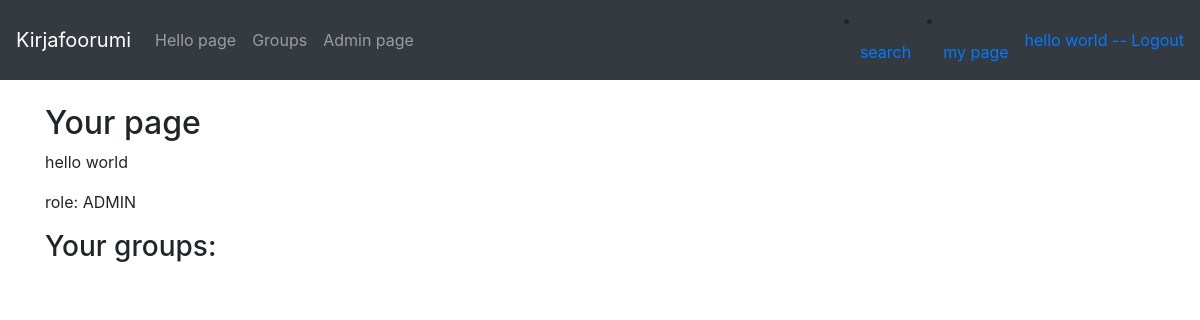
The app's page /mypage (signed in), older data.
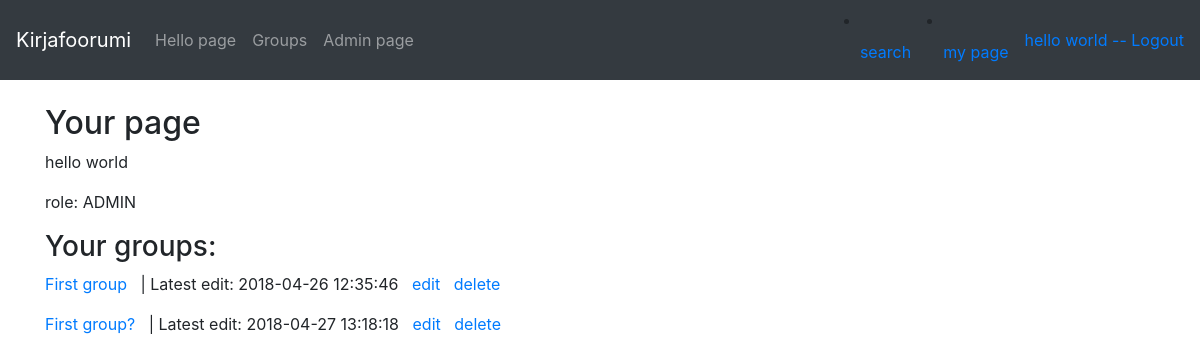
The same page, newer data.
### application/auth/models.py (models this page shows, shortened)
class User(Base):
    __tablename__ = "account"
    name = db.Column(db.String(144), unique=True, nullable=False)
    username = db.Column(db.String(144), unique=True, nullable=False)
    password = db.Column(db.String(144), nullable=False)
    messages = db.relationship("Message", backref='account', lazy=True)
    groups = db.relationship("Groups", backref='account', lazy=True)
    role_id = db.Column(db.Integer, db.ForeignKey('role.id'), nullable = False)
    def get_role(self):
        return Role.query.get(self.role_id)

class Role(Base):
    role = db.Column(db.String(80), unique = True, nullable = False)
    users = db.relationship("User", backref='Role', lazy=True)

### application/messages/models.py (models this page shows, shortened)
class Groups(Base):
    heading = db.Column(db.String(20), nullable=False)
    account_id = db.Column(db.Integer, db.ForeignKey('account.id'), nullable = False)
    book_id = db.Column(db.Integer, db.ForeignKey('book.id'))
    messages = db.relationship("Message", backref='Groups', lazy=True)

### application/management/views.py (the view)
@app.route("/mypage")
@login_required()
def my_page():
    role = current_user.get_role().role
    return render_template("management/myPage.html", role = role)

### application/__init__.py (called while the page is built, shortened)
def login_required(role="ANY"):
    def wrapper(fn):
        @wraps(fn)
        def decorated_view(*args, **kwargs):
            if not current_user.is_authenticated:
                return login_manager.unauthorized()
            unauthorized = False
            if unauthorized:
                return login_manager.unauthorized()
            return fn(*args, **kwargs)
        return decorated_view
    return wrapper

@login_manager.user_loader
def load_user(user_id):
    return User.query.get(user_id)

### application/templates/management/myPage.html
{% extends "layout.html" %}
{% block body %}
<h2>Your page</h2>
<p>{{ current_user.name }}</p>
<p>role: {{ role }}</p>
<h3>Your groups: </h3>
<tr>
    <td>
        {% for group in current_user.groups %}
        <p>
            <a href="{{ url_for('group_messages', group_id= group.id) }}"> {{ group.heading }} </a>
            &nbsp; | Latest edit: {{ group.date_modified }} &nbsp;
            {% if current_user.id == group.account_id %}
            <a href="{{ url_for('modify_group_form', group_id=group.id) }}">edit</a> &nbsp;
            {% endif %}
            {% if current_user.is_authenticated %}
            {% if current_user.id == group.account_id or current_user.get_role().role == "ADMIN" %}
            <a href="{{ url_for('delete_group', group_id=group.id) }}">delete</a>
            {% endif %}
            {% endif %}
        </p>
        {% endfor %}
    </td>
</tr>
{% endblock %}

### application/templates/layout.html (shortened to what this page needs)
<!DOCTYPE html>
<html>
  <head>
    <link rel="stylesheet" href="https://maxcdn.bootstrapcdn.com/bootstrap/4.0.0/css/bootstrap.min.css">
  </head>
  <body>
    <nav class="navbar navbar-expand-md navbar-dark bg-dark mb-4">
      <a class="navbar-brand" href="#">Kirjafoorumi</a>
          <div class="collapse navbar-collapse" id="navbarCollapse">
            <ul class="navbar-nav mr-auto">
              <li class="nav-item">
                <a class="nav-link" href="{{ url_for('hello') }}">Hello page</a>
              </li>
              <li class="nav-item">
                  <a class="nav-link" href="{{ url_for('all_groups') }}">Groups</a>
              </li>
              {% if current_user.is_authenticated %}
              {% if current_user.get_role().role == "ADMIN" %}
              <li class="nav-item">
                  <a class="nav-link" href="{{ url_for('admin_users') }}">Admin page</a>
              </li>
              {% endif %}
              {% endif %}
            </ul>
            <div class="form-inline mt-2 mt-md-0">
                <li class="nav-item">
                    <a class="nav-link" href="{{ url_for('group_search') }}">search</a>
                </li>
              {% if current_user.is_authenticated %}
              <li class="nav-item">
                  <a class="nav-link" href="{{ url_for('my_page') }}">my page</a>
              </li>
              <a href="{{ url_for('auth_logout') }}"> {{ current_user.name }} -- Logout</a>
              {% else %}
                <a href="{{ url_for('auth_login') }}"> login -</a>
                <a></a>
                <a href="{{ url_for('auth_register') }}"> - register </a>
              {% endif %}
            </div>
          </div>
    </nav>
    <main role="main" class="container">
      {% block body %}{% endblock %}
    </main>
  </body>
</html>

Row changes from the older to the newer data that the page shows:
added Groups: heading "First group", date_modified "2018-04-26 12:35:46"
added Groups: heading "First group?", date_modified "2018-04-27 13:18:18"
